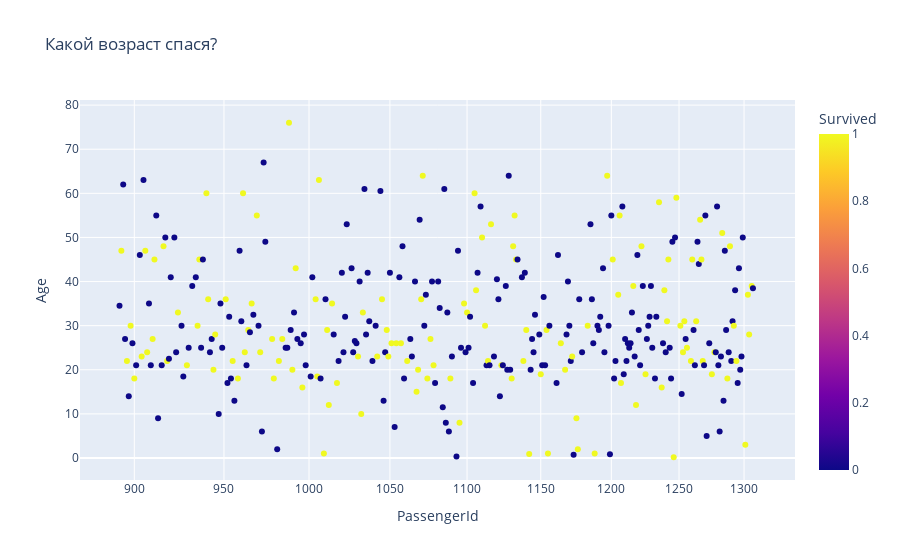

The cell this chart's notebook holds for it:
### Code cell
df = pd.read_csv('../input/test-file/tested.csv')

for template in ["plotly"]:
    fig = px.scatter(df,
                     x="PassengerId", y="Age", color="Survived",
                     log_x=True, size_max=20,
                     template=template, title="Какой возраст спася?")
    fig.show()

### Figure 1 — Plotly figure (JSON) as saved in the notebook; plotly's stock layout.template omitted (floating-point values rounded to 4 significant figures; data arrays with more than 128 entries replaced by an {"elided": "..."} marker saying what was removed)
{"data": [{"hoverlabel": {"namelength": 0}, "hovertemplate": "PassengerId=%{x}<br>Age=%{y}<br>Survived=%{marker.color}", "legendgroup": "", "marker": {"color": {"elided": "418 int values"}, "coloraxis": "coloraxis", "symbol": "circle"}, "mode": "markers", "name": "", "showlegend": false, "type": "scatter", "x": {"elided": "418 int values"}, "xaxis": "x", "y": {"elided": "418 float values"}, "yaxis": "y"}], "layout": {"coloraxis": {"colorbar": {"title": {"text": "Survived"}}, "colorscale": [[0.0, "#0d0887"], [0.1111, "#46039f"], [0.2222, "#7201a8"], [0.3333, "#9c179e"], [0.4444, "#bd3786"], [0.5556, "#d8576b"], [0.6667, "#ed7953"], [0.7778, "#fb9f3a"], [0.8889, "#fdca26"], [1.0, "#f0f921"]]}, "legend": {"tracegroupgap": 0}, "title": {"text": "Какой возраст спася?"}, "xaxis": {"anchor": "y", "domain": [0.0, 1.0], "title": {"text": "PassengerId"}, "type": "log"}, "yaxis": {"anchor": "x", "domain": [0.0, 1.0], "title": {"text": "Age"}}}}
